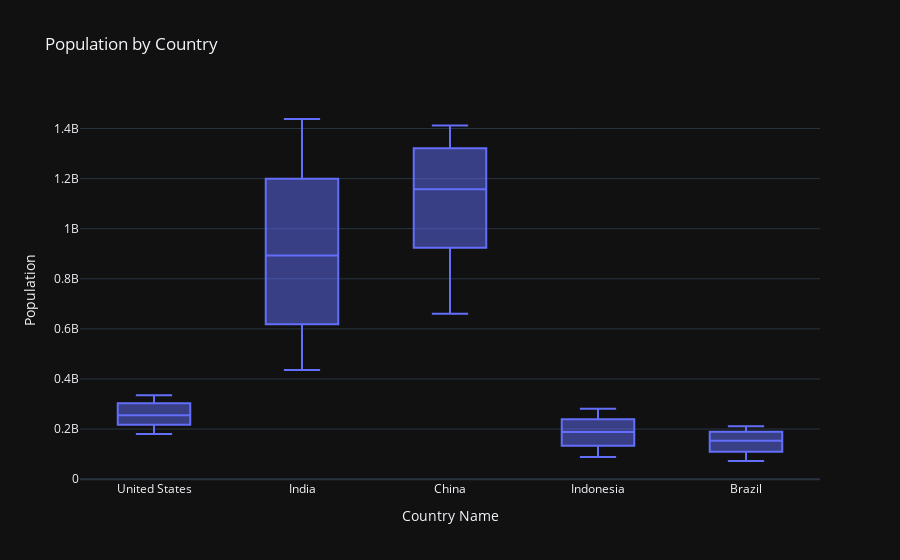

Notebook cell for this chart:
### Code cell
fig = px.box(df_pivot, title='Population by Country', labels={'value': 'Population', 'variable': 'Country'})
fig.show()

### Figure 1 — Plotly figure (JSON) as saved in the notebook; plotly's stock layout.template omitted (floating-point values rounded to 4 significant figures; data arrays with more than 128 entries replaced by an {"elided": "..."} marker saying what was removed)
{"data": [{"alignmentgroup": "True", "hovertemplate": "Country Name=%{x}<br>Population=%{y}<extra></extra>", "legendgroup": "", "marker": {"color": "#636efa"}, "name": "", "notched": false, "offsetgroup": "", "orientation": "v", "showlegend": false, "type": "box", "x": {"elided": "320 str values"}, "x0": " ", "xaxis": "x", "y": {"elided": "320 float values"}, "y0": " ", "yaxis": "y"}], "layout": {"boxmode": "group", "legend": {"tracegroupgap": 0}, "title": {"text": "Population by Country"}, "xaxis": {"anchor": "y", "domain": [0, 1], "title": {"text": "Country Name"}}, "yaxis": {"anchor": "x", "domain": [0, 1], "title": {"text": "Population"}}}}
